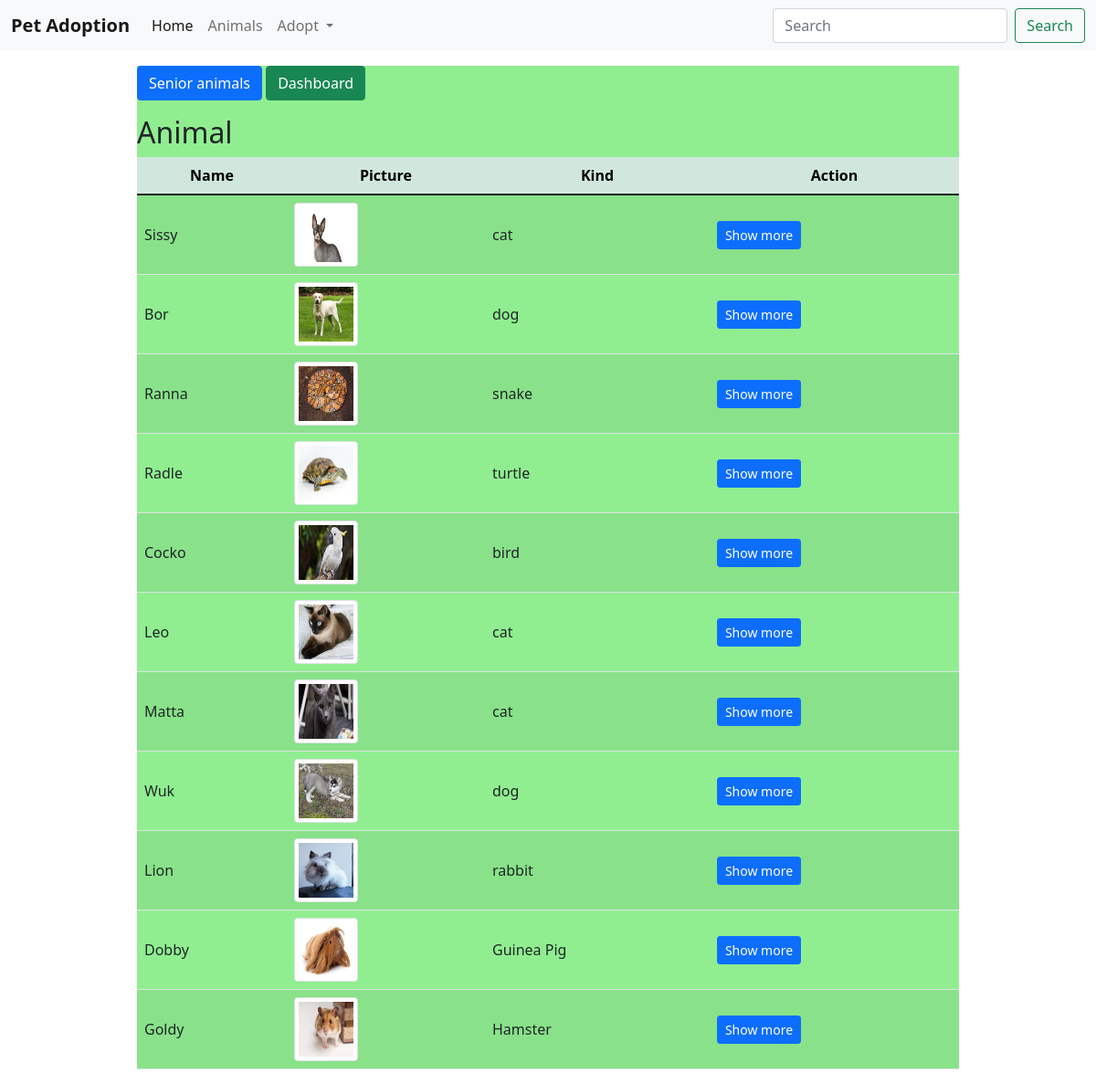
Screenshot of /animals/u_index.php (signed in) with the database file from the repository.
### tables this page shows
CREATE TABLE `animals` (
  `id` int(11) NOT NULL,
  `name` varchar(30) NOT NULL,
  `picture` varchar(255) DEFAULT NULL,
  `kind` varchar(30) NOT NULL,
  `breed` varchar(30) NOT NULL,
  `age` int(11) NOT NULL,
  `size` varchar(30) NOT NULL,
  `description` varchar(30) NOT NULL,
  `hobby` varchar(30) NOT NULL,
  `location` varchar(30) NOT NULL,
  `fkadopid` int(11) DEFAULT NULL
);

### animals/u_index.php (the view, shortened to what this page needs)
<?php
require_once '../components/db_connect.php';
$sql = "SELECT * FROM animals";
$result = mysqli_query($connect, $sql);
$tbody = '';
if (mysqli_num_rows($result)  > 0) {
    while ($row = mysqli_fetch_array($result, MYSQLI_ASSOC)) {
        $tbody .= "<tr>
            <td>" . $row['name'] . "</td>
            <td><img class='img-thumbnail' src='../pictures/" . $row['picture'] . "'</td>
            <td>" . $row['kind'] . "</td>
            <td><a href='showmore.php?id=" . $row['id'] . "'><button class='btn btn-primary btn-sm' type='button'>Show more</button></a>
            </td>
            </tr>";
    };
} else {
    $tbody =  "<tr><td colspan='10'><center>No Data Available </center></td></tr>";
}
?>
<!DOCTYPE html>
<html lang="en">
<head>
    <?php require_once '../components/boot.php' ?>
</head>
<body>
<div>
<nav class="navbar navbar-expand-lg navbar-light bg-light">
  <div class="container-fluid">
    <a class="navbar-brand" href="#"><strong>Pet Adoption</strong></a>
    <div class="collapse navbar-collapse" id="navbarSupportedContent">
      <ul class="navbar-nav me-auto mb-2 mb-lg-0">
        <li class="nav-item">
          <a class="nav-link active" aria-current="page" href="#">Home</a>
        </li>
        <li class="nav-item">
          <a class="nav-link" href="animals/u_index.php">Animals</a>
        </li>
        <li class="nav-item dropdown">
          <a class="nav-link dropdown-toggle" href="#" id="navbarDropdown" role="button" data-bs-toggle="dropdown" aria-expanded="false">
            Adopt
          </a>
        </li>
          </ul>
      <form class="d-flex">
        <input class="form-control me-2" type="search" placeholder="Search" aria-label="Search">
        <button class="btn btn-outline-success" type="submit">Search</button>
      </form>
    </div>
  </div>
</nav>
</div>
    <div class="manageAnimal w-75 mt-3">
        <div class='mb-3'>
            <a href="senior.php"><button class='btn btn-primary' type="button">Senior animals</button></a>
            <a href="../dashboard.php"><button class='btn btn-success' type="button">Dashboard</button></a>
        </div>
        <p class='h2'>Animal</p>
        <table class='table table-striped'>
            <thead class='table-success'>
                <tr>
                    <th>Name</th>
                    <th>Picture</th>
                    <th>Kind</th>
                    <th>Action</th>
                </tr>
            </thead>
            <tbody>
                <?= $tbody; ?>
            </tbody>
        </table>
    </div>
</body>
</html>

### components/boot.php (shortened to what this page needs)
<link href="https://cdn.jsdelivr.net/npm/bootstrap@5.1.3/dist/css/bootstrap.min.css" rel="stylesheet">

### animals/u_index.php (style rules this page uses)
.manageAnimal { margin: auto; background-color: #90EE90; }
.img-thumbnail { width: 70px !important; height: 70px !important; }
td { text-align: left; vertical-align: middle; }
tr { text-align: center; }

### rows the page displays
animals: name "Sissy", picture (picture), kind "cat"
animals: name "Bor", picture (picture), kind "dog"
animals: name "Ranna", picture (picture), kind "snake"
animals: name "Radle", picture (picture), kind "turtle"
animals: name "Cocko", picture (picture), kind "bird"
animals: name "Leo", picture (picture), kind "cat"
animals: name "Matta", picture (picture), kind "cat"
animals: name "Wuk", picture (picture), kind "dog"
animals: name "Lion", picture (picture), kind "rabbit"
animals: name "Dobby", picture (picture), kind "Guinea Pig"
animals: name "Goldy", picture (picture), kind "Hamster"
